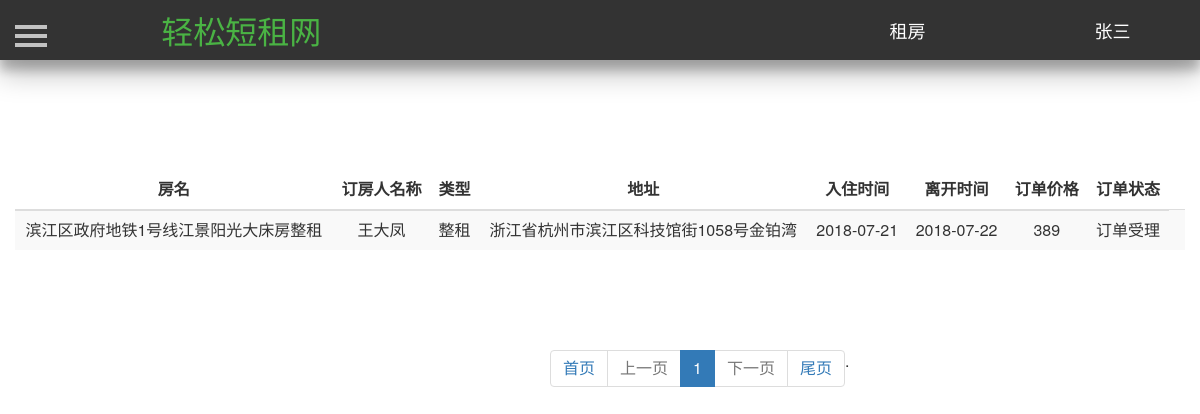
/rent_house/ (signed in), run on an earlier commit of the app's database.
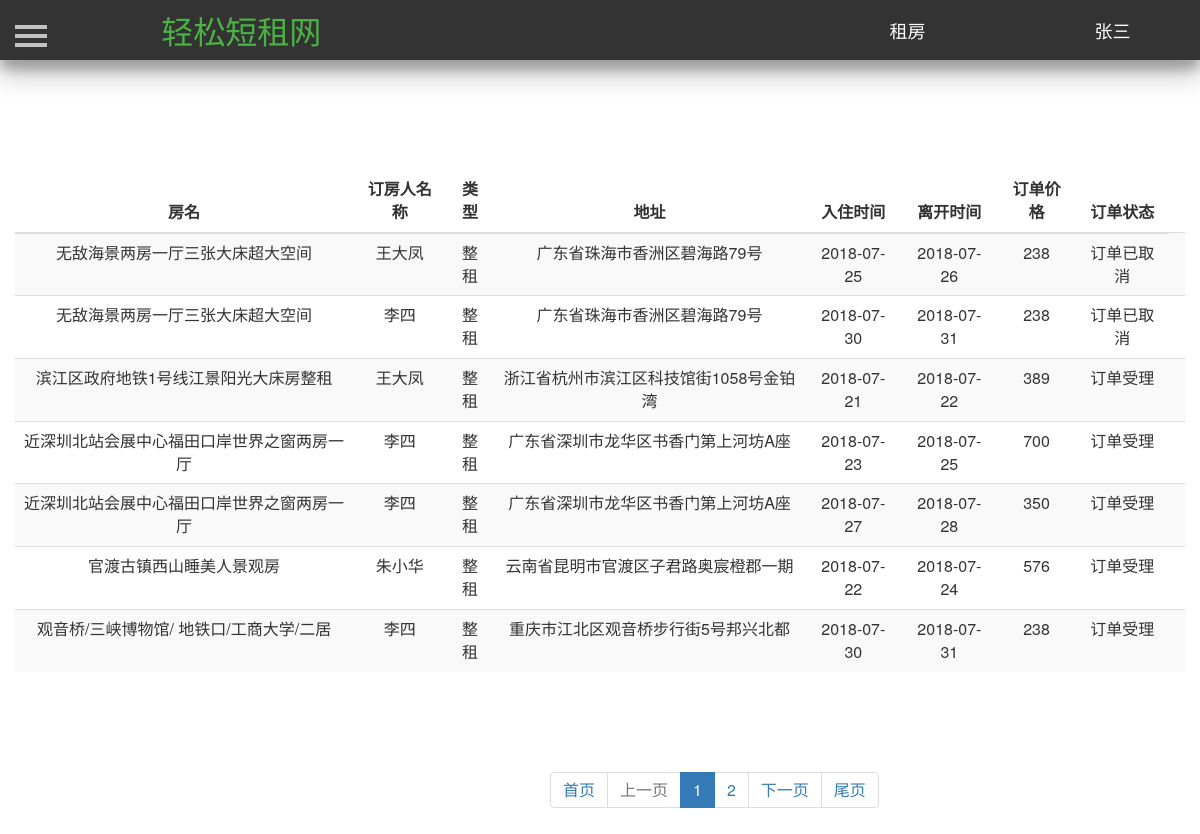
And on a later commit of the database.
### Renting/models.py (models this page shows, shortened)
class House(db.Model):
    id = db.Column(db.Integer, primary_key=True, autoincrement=True)  # ID 房屋唯一的标识
    house_name = db.Column(db.String(25))  # 房屋名  唯一   最大25个字符
    house_type = db.Column(db.Integer)  # 房屋类型，0表示整租，1表示单间 ，2表示床位
    area = db.Column(db.Integer)  # 房屋面积
    people = db.Column(db.Integer)  # 可住人数
    bedroom = db.Column(db.Integer)  # 卧房数
    toilet = db.Column(db.Integer)  # 卫生间数
    kitchen = db.Column(db.Integer)  # 是否有厨房
    bed = db.Column(db.Integer)  # 床位数
    bed_type = db.Column(db.Integer)  # 床型 0表示单人床  1表示双人床
    price = db.Column(db.Integer)  # 租一天的价格
    description = db.Column(db.String(200))  # 房屋描述
    facility = db.Column(db.String(10))  # 房屋设施，0表示无，1表示有
    province = db.Column(db.String(10))  # 省
    city = db.Column(db.String(10))  # 市
    district = db.Column(db.String(10))  # 地区
    address = db.Column(db.String(100))  # 具体地址
    username = db.Column(db.String(10), db.ForeignKey('user.username'))  # 房屋主人的名字，外键
    status = db.Column(db.Integer)  # 房屋状态，0表示未审核，1表示通过,2表示未通过
    url_one = db.Column(db.String(100))  # 房屋图片
    url_two = db.Column(db.String(100))  # 房屋图片
    url_three = db.Column(db.String(100))  # 房屋图片
    url_four = db.Column(db.String(100))  # 房屋图片
    url_five = db.Column(db.String(100))  # 房屋图片

class Order(db.Model):
    id = db.Column(db.Integer, primary_key=True, autoincrement=True)  # 订单唯一的ID
    house_id = db.Column(db.Integer, db.ForeignKey('house.id'))  # 房屋ID 作为外键
    seller = db.Column(db.String(10), db.ForeignKey('user.username'))  # 房屋的卖家  作为外键
    renter = db.Column(db.String(10), db.ForeignKey('user.username'))  # 房屋租户  作为外键
    start_time = db.Column(db.Date)  # 订单开始时间
    end_time = db.Column(db.Date)  # 订单结束时间
    total_price = db.Column(db.Integer)  # 订单的价格
    status = db.Column(db.Integer)  # 订单状态 0表示订单已取消  1表示订单未受理  2表示订单受理  3表示订单正在取消

### Renting/views.py (the view)
@app.route('/rent_house/', methods={'post', 'get'})
def rent_myhouse():
    username = current_user.username
    result_seller = []
    seller_list = Order.query.filter_by(seller=username, status=0).all()
    seller_list_two = Order.query.filter_by(seller=username, status=2).all()
    for item in seller_list:
        one = {}
        one_house = House.query.filter_by(id=item.house_id).first()
        one['order'] = item
        one['house'] = one_house
        result_seller.append(one)
    for item in seller_list_two:
        one = {}
        one_house = House.query.filter_by(id=item.house_id).first()
        one['order'] = item
        one['house'] = one_house
        result_seller.append(one)
    pager_obj = Pagination(request.args.get("page", 1), len(result_seller), request.path, request.args,
                               per_page_count=7)
    seller_list = result_seller[pager_obj.start:pager_obj.end]
    html = pager_obj.page_html()
    return render_template('rent_house.html', result_seller=seller_list, html=html)

### Renting/models.py (called while the page is built)
@login_manager.user_loader
def load_user(userid):
    return User.query.get(userid)

### Renting/page_utils.py (called while the page is built)
    @property
    def start(self):
        return (self.current_page - 1) * self.per_page_count

    @property
    def end(self):
        return self.current_page * self.per_page_count

### Renting/templates/rent_house.html (shortened to what the changed rows need)
<!DOCTYPE html>
<html lang="en">
	<head>
        <link href="https://cdn.bootcss.com/bootstrap/3.3.7/css/bootstrap.min.css" rel="stylesheet">
        <link href="/static/css/navigation.css" rel="stylesheet">
        <link href="/static/css/profile.css" rel="stylesheet">
         <link href="/static/css/sidebar.css" rel="stylesheet">
        <link type="text/css" href="/static/css/dialog.css"  rel="stylesheet"/>
	</head>
	<body>
       <div id="wrapper" style="margin-top=25px">
            <div id="page-content-wrapper">
                <div class="container">
                    <div class="row">
                        <table class="table table-striped" style="margin-top:100px;text-align:center">
                            <thead>
                                <tr>
                                    <th style="text-align:center">房名</th>
                                    <th style="text-align:center">订房人名称</th>
                                    <th style="text-align:center">类型</th>
                                    <th style="text-align:center">地址</th>
                                    <th style="text-align:center">入住时间</th>
                                    <th style="text-align:center">离开时间</th>
                                    <th style="text-align:center">订单价格</th>
                                    <th style="text-align:center">订单状态</th>
                                </tr>
                            </thead>
                            <tbody>
                            {% for item in result_seller: %}
                                <tr>
                                    <td>{{item['house'].house_name}}</td>
                                    <td>{{item['order'].renter}}</td>
                                    {% if item['house'].house_type==0 %}
                                    <td>整租</td>
                                    {% elif item['house'].house_type==1 %}
                                    <td>单间</td>
                                    {% else %}
                                    <td>床位</td>
                                    {% endif %}
                                    <td>
                                        {{item['house'].address}}
                                    </td>
                                    <td>{{item['order'].start_time}}</td>
                                    <td>{{item['order'].end_time}}</td>
                                    <td>{{item['order'].total_price}}</td>
                                    {% if item['order'].status == 0%}
                                    <td>订单已取消<td>
                                    {% elif item['order'].status == 1 %}
                                    <td>订单未受理<td>
                                    {% elif item['order'].status == 2 %}
                                    <td>订单受理<td>
                                    {% elif item['order'].status == 3 %}
                                    <td>订单取消中<td>
                                    {% endif %}
                                </tr>
                            {% endfor %}
                            </tbody>
                        </table>
                    </div>
                </div>
            </div>
        </div>
        <div style="margin-top:60px">
            <ul class="pagination" id="mypage" style="margin-left:550px;">
					{{ html| safe }}
            </ul>
        </div>
    </body>
</html>

What changed in the data, as far as the page shows it:
now on this page (row unchanged): House: house.house_name "无敌海景两房一厅三张大床超大空间" "无敌海景两房一厅三张大床超大空间", house.address "广东省珠海市香洲区碧海路79号" "广东省珠海市香洲区碧海路79号"
added Order: order.renter "王大凤", order.start_time "2018-07-25", order.end_time "2018-07-26", order.total_price "238", status 0 (drawn)
added Order: order.renter "李四", order.start_time "2018-07-30", order.end_time "2018-07-31", order.total_price "238", status 0 (drawn)
now on this page (row unchanged): House: house.house_name "近深圳北站会展中心福田口岸世界之窗两房一厅" "近深圳北站会展中心福田口岸世界之窗两房一厅", house.address "广东省深圳市龙华区书香门第上河坊A座" "广东省深圳市龙华区书香门第上河坊A座"
added Order: order.renter "李四", order.start_time "2018-07-23", order.end_time "2018-07-25", order.total_price "700", status 2 (drawn)
added Order: order.renter "李四", order.start_time "2018-07-27", order.end_time "2018-07-28", order.total_price "350", status 2 (drawn)
now on this page (row edited): House: house.house_name "官渡古镇西山睡美人景观房", house.address "云南省昆明市官渡区子君路奥宸橙郡一期"
added Order: order.renter "朱小华", order.start_time "2018-07-22", order.end_time "2018-07-24", order.total_price "576", status 2 (drawn)
added House: house.house_name "观音桥/三峡博物馆/ 地铁口/工商大学/二居", house.address "重庆市江北区观音桥步行街5号邦兴北都"
added Order: order.renter "李四", order.start_time "2018-07-30", order.end_time "2018-07-31", order.total_price "238", status 2 (drawn)
Also different on the page:
{{ html| safe }}: "首页 上一页 1 下一页 . 尾页" → "首页 上一页 1 2 下一页 尾页"
new list line: "整租 订单已取消"
new list line: "整租 订单受理"
